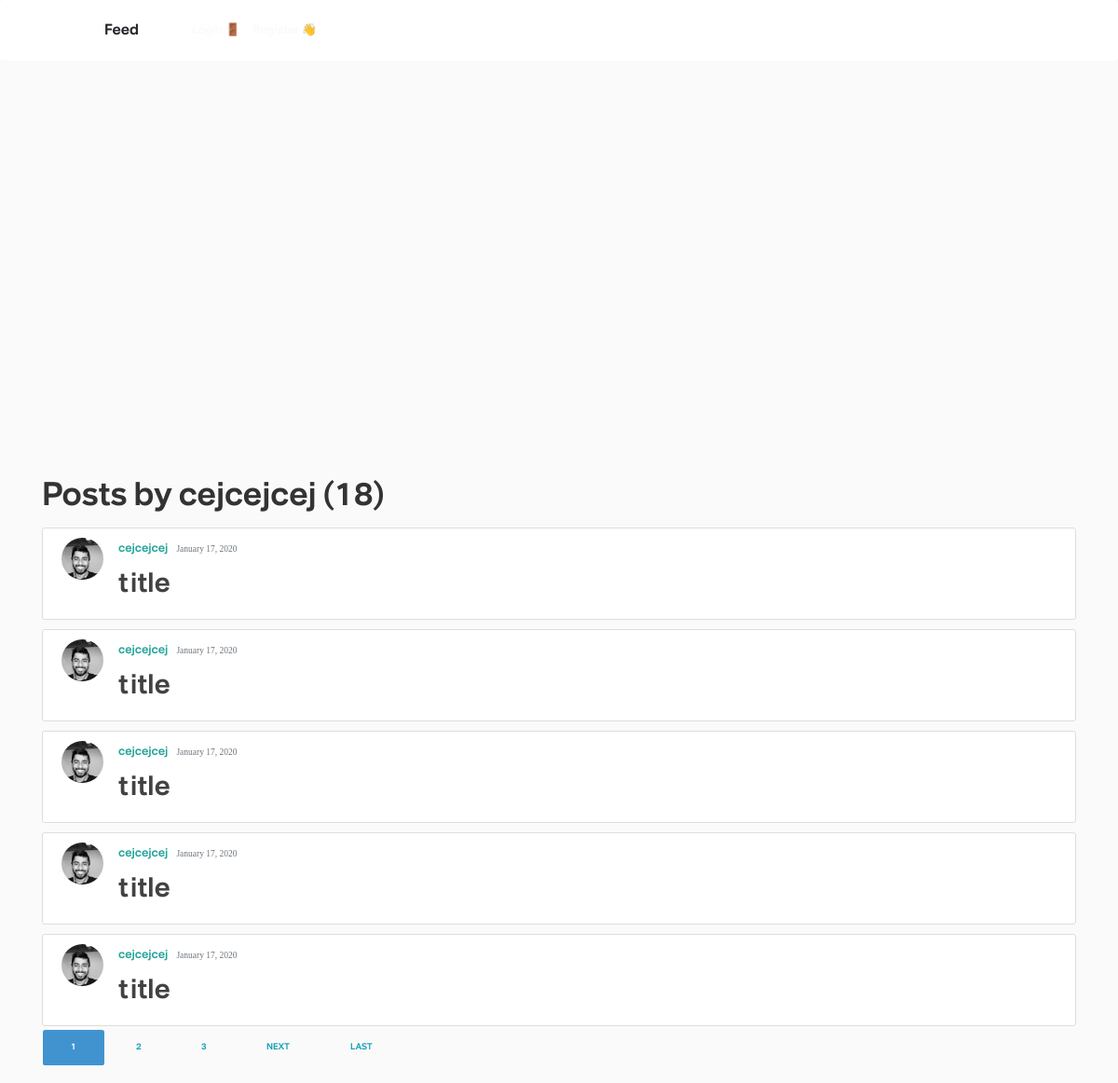
/user/cejcejcej, run on an earlier commit of the app's database.
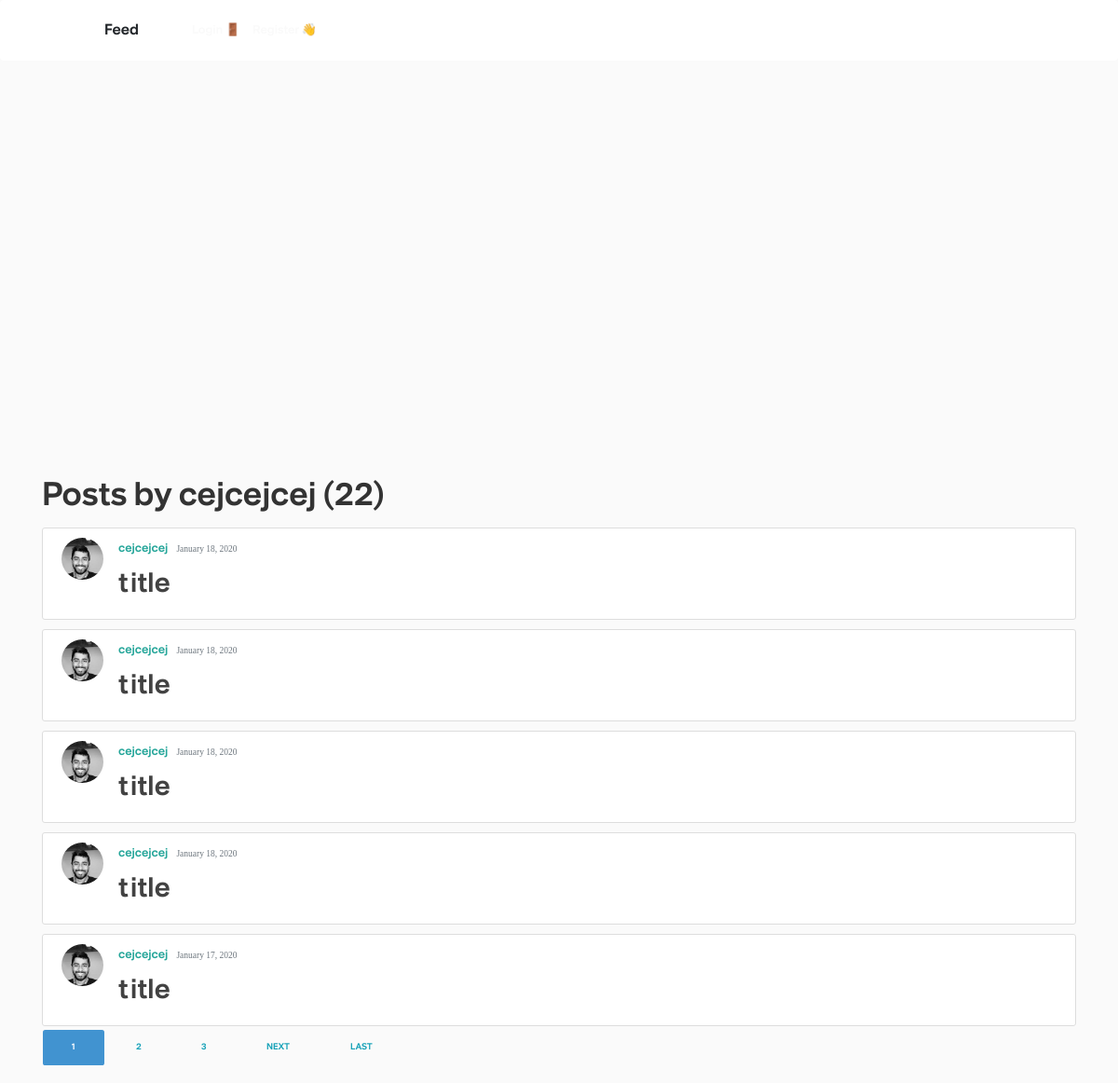
And on a later commit of the database.
### blog/models.py (models this page shows, shortened)
class Post(models.Model):
    objects = models.Manager()
    title = "title"
    time_studied = models.IntegerField(default=0)
    points_earned = models.IntegerField(default=20)
    date_posted = models.DateTimeField(default=timezone.now)
    author = models.ForeignKey(User, on_delete=models.CASCADE)
    user_description = models.CharField(
        default="", max_length=40
    )

### users/models.py (models this page shows, shortened)
class Profile(models.Model):
    user = models.OneToOneField(User, on_delete=models.CASCADE)
    profile_pictures = [
        "asian_student.jpeg",
        "black_and_white_photo.jpg",
        "college_student.jpeg",
        "girl_looking_sideways.jpg",
        "nerdy_guy.jpg",
        "science_student.jpeg",
        "student_sitting_on_grass.jpg",
    ]
    for i in range(len(profile_pictures)):
        profile_pictures[i] = "potential_pics/" + profile_pictures[i]
    image = models.ImageField(
        default=random.choice(profile_pictures), upload_to="profile_pics"
    )
    wallet_points = models.BigIntegerField(default=0)
    university = models.CharField(default="", max_length=35)
    subject = models.CharField(default="", max_length=35)

### blog/views.py (the view)
# urls.py: path('user/<str:username>', UserPostListView.as_view(), name='user-posts'),
class UserPostListView(ListView):
    model = Post
    template_name = "blog/user_posts.html"
    context_object_name = "posts"
    paginate_by = 5
    def get_queryset(self):
        user = get_object_or_404(User, username=self.kwargs.get("username"))
        return Post.objects.filter(author=user).order_by("-date_posted")

### blog/templates/blog/user_posts.html (shortened to what this page needs)
{% extends "blog/base.html" %}
{% block content %}
    <h1 class="mb-3">Posts by {{ view.kwargs.username }} ({{ page_obj.paginator.count }})</h1>
    {% for post in posts %}
        <article class="media content-section">
          <img class="rounded-circle article-img" src="{{ post.author.profile.image.url }}">
          <div class="media-body">
            <div class="article-metadata">
              <a class="mr-2" href="{% url 'user-posts' post.author.username %}">{{ post.author }}</a>
              <small class="text-muted">{{ post.date_posted|date:"F d, Y" }}</small>
            </div>
            <h2><a class="article-title" href="{% url 'post-detail' post.id %}">{{ post.title }}</a></h2>
          </div>
        </article>
    {% endfor %}
    {% if is_paginated %}
      {% for num in page_obj.paginator.page_range %}
        {% if page_obj.number == num %}
          <a class="btn btn-info mb-4" href="?page={{ num }}">{{ num }}</a>
        {% elif num > page_obj.number|add:'-3' and num < page_obj.number|add:'3' %}
          <a class="btn btn-outline-info mb-4" href="?page={{ num }}">{{ num }}</a>
        {% endif %}
      {% endfor %}
      {% if page_obj.has_next %}
        <a class="btn btn-outline-info mb-4" href="?page={{ page_obj.next_page_number }}">Next</a>
        <a class="btn btn-outline-info mb-4" href="?page={{ page_obj.paginator.num_pages }}">Last</a>
      {% endif %}
    {% endif %}
{% endblock content %}

### blog/templates/blog/base.html (shortened to what this page needs)
{% load static %}
<!DOCTYPE html>
<html>
        <link href="//maxcdn.bootstrapcdn.com/bootstrap/4.0.0/css/bootstrap.min.css" rel="stylesheet" id="bootstrap-css">
        <link rel="stylesheet" href="https://maxcdn.bootstrapcdn.com/bootstrap/4.0.0/css/bootstrap.min.css">
        <link rel="stylesheet" href="https://unpkg.com/bootstrap-material-design@4.1.1/dist/css/bootstrap-material-design.min.css">
        <link href="https://maxcdn.bootstrapcdn.com/font-awesome/latest/css/font-awesome.min.css" rel="stylesheet">
<head>
    <link rel="stylesheet" type="text/css" href="{% static 'blog/base/main1.css' %}">
    <link rel="stylesheet"  href="{% static 'blog/base/all.css' %}">
    <link rel="stylesheet"  href="{% static 'blog/base/app.css' %}">
    <link rel="stylesheet" type="text/css" href="{% static 'blog/timer/timernew.css' %}">
</head>
<body class="bod">
    <header class="site-header">
        <nav class="navbar navbar-expand-md navbar-dark bg-neugo fixed-top">
            <div class="container">
                <a class="navbar-brand mr-4" style="color:#212529;font-weight:300;margin-right:5%" href="{% url 'blog-home' %}">Feed</a>
                <div class="collapse navbar-collapse" id="navbarToggle">
                    <div class="navbar-nav">
                        {% if user.is_authenticated %}
                        <a class="nav-item nav-link" href="{% url 'profile' %}">Profile &#x1F392</a>
                        <a class="nav-item nav-link" href="{% url 'logout' %}">Logout &#x1F6AA</a>
                        {% else %}
                        <a class="nav-item nav-link" href="{% url 'login' %}">Login &#x1F6AA</a>
                        <a class="nav-item nav-link" href="{% url 'register' %}">Register &#x1F44B</a>
                        {% endif %}
                    </div>
                </div>
            </div>
        </nav>
    </header>
    <main role="main" class="container" >
        <div class="row">
            <div class="col-md-12" id="rows" >
                {% block content %}
                {% endblock %}
            </div>
        </div>
    </main>
</body>
</html>

### static/blog/base/main1.css (style rules this page uses)
body { background: #fafafa; color: #333333; }
h1, h2, h3, h4, h5, h6 { color: #444444; }
.bg-neugo { background-color: rgb(255, 255, 255); }
.site-header .navbar-nav .nav-link { color: #fafafa; }
.content-section { background: #ffffff; padding: 10px 20px; border: 1px solid #dddddd; border-radius: 3px; }
.article-title { color: #424242; font-family: comment; }
.article-img { height: 45px; width: 45px; margin-right: 16px; }
.article-metadata { padding-bottom: 1px; margin-bottom: 4px; margin-top: 2px; }

### static/blog/Timer/timernew.css (style rules this page uses)
body { background: #fafafa; color: #333333; margin-top: 5rem; }

What changed in the data, as far as the page shows it:
no longer on this page (row unchanged): Post: author.profile.image (picture), author "cejcejcej", date_posted "January 17, 2020", title "title"
no longer on this page (row unchanged): Post: author.profile.image (picture), author "cejcejcej", date_posted "January 17, 2020", title "title"
no longer on this page (row unchanged): Post: author.profile.image (picture), author "cejcejcej", date_posted "January 17, 2020", title "title"
no longer on this page (row unchanged): Post: author.profile.image (picture), author "cejcejcej", date_posted "January 17, 2020", title "title"
added Post: author.profile.image (picture), author "cejcejcej", date_posted "January 18, 2020", title "title"
added Post: author.profile.image (picture), author "cejcejcej", date_posted "January 18, 2020", title "title"
added Post: author.profile.image (picture), author "cejcejcej", date_posted "January 18, 2020", title "title"
added Post: author.profile.image (picture), author "cejcejcej", date_posted "January 18, 2020", title "title"
Also different on the page:
{{ page_obj.paginator.count }}: "18" → "22"
